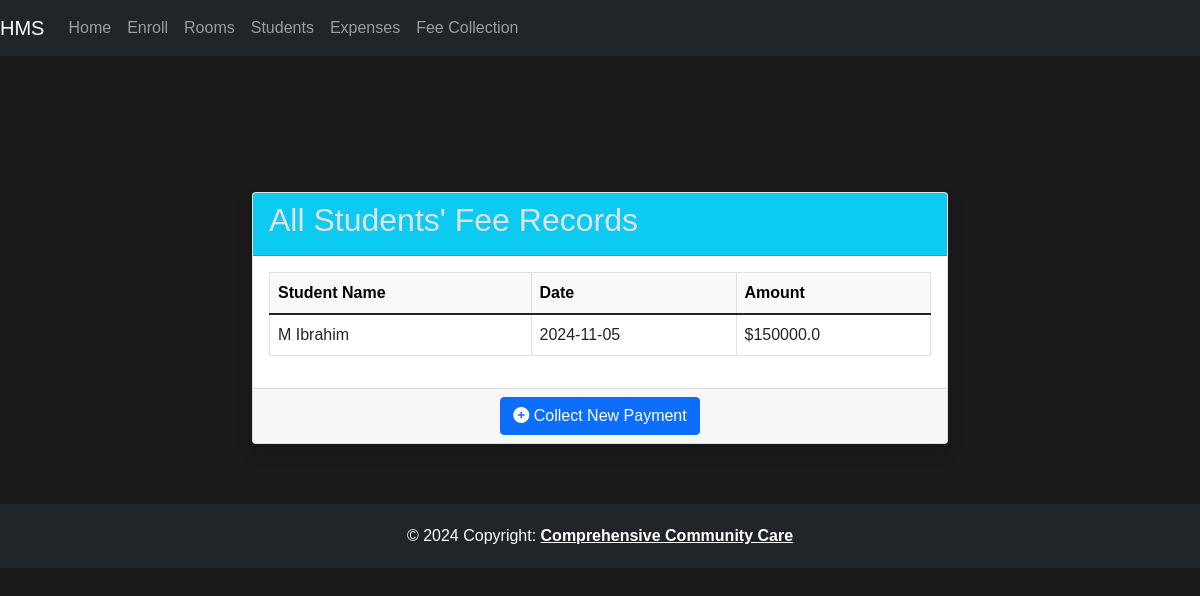
/all_fee_records (signed in), run on an earlier commit of the app's database.
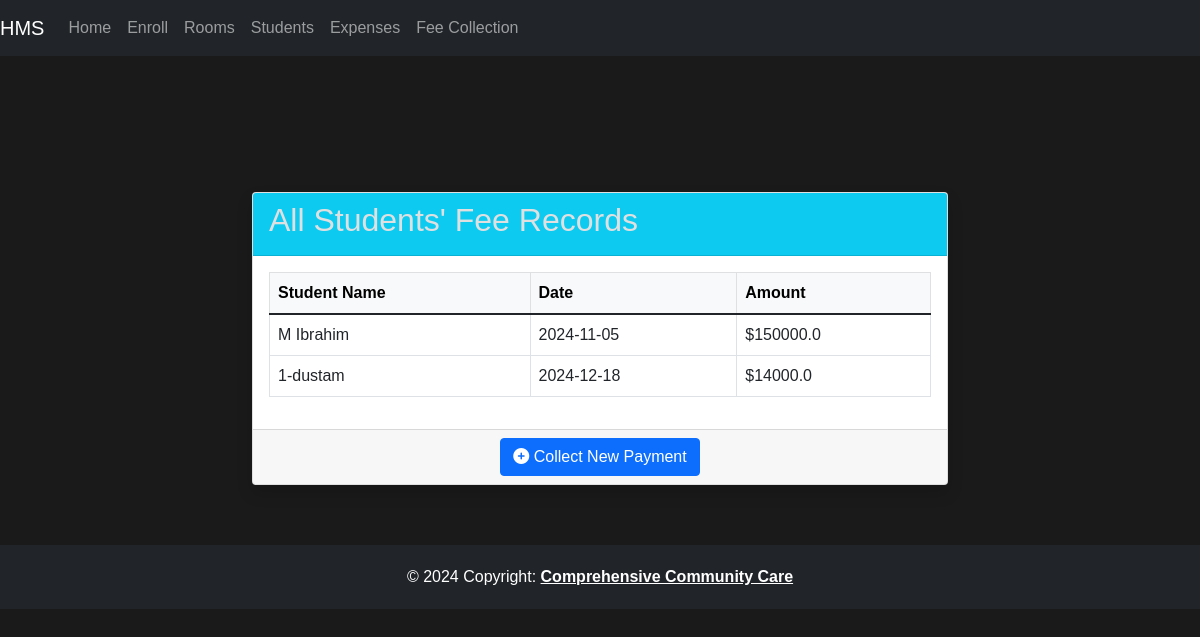
And on a later commit of the database.
### models.py (models this page shows)
class FeeRecord(db.Model):
    id = db.Column(db.Integer, primary_key=True)
    student_id = db.Column(db.Integer, db.ForeignKey('student.id'), nullable=False)
    amount = db.Column(db.Float, nullable=False)
    date_paid = db.Column(db.Date, default=datetime.utcnow)
    student = db.relationship('Student', back_populates='fee_records')

class Student(db.Model):
    id = db.Column(db.Integer, primary_key=True)
    name = db.Column(db.String(100), nullable=False)
    fee = db.Column(db.Float, nullable=False, server_default='0')
    picture = db.Column(db.String(100), nullable=True)
    room_id = db.Column(db.Integer, db.ForeignKey('room.id'), nullable=False)
    fee_records = db.relationship('FeeRecord', back_populates='student', cascade="all, delete-orphan")

### app.py (the view)
@app.route('/all_fee_records')
@login_required
def view_all_fee_records():
    fee_records = FeeRecord.query.join(Student).all()
    return render_template('view_all_fee_records.html', fee_records=fee_records)

### app.py (called while the page is built)
@login_manager.user_loader
def load_user(user_id):
    return Admin.query.get(int(user_id))

### templates/view_all_fee_records.html (shortened to what this page needs)
{% extends 'base.html' %}
{% block content %}
<div class="container mt-5">
    <div class="card shadow">
        <div class="card-header bg-info text-white">
            <h2 class="card-title">All Students' Fee Records</h2>
        </div>
        <div class="card-body">
            {% if fee_records %}
                <table class="table table-hover table-bordered">
                    <thead class="table-light">
                        <tr>
                            <th scope="col">Student Name</th>
                            <th scope="col">Date</th>
                            <th scope="col">Amount</th>
                        </tr>
                    </thead>
                    <tbody>
                        {% for record in fee_records %}
                        <tr>
                            <td>{{ record.student.name }}</td>
                            <td>{{ record.date_paid.strftime('%Y-%m-%d') }}</td>
                            <td>${{ record.amount | round(2) }}</td>
                        </tr>
                        {% endfor %}
                    </tbody>
                </table>
            {% else %}
                <p class="text-muted">No fee records available.</p>
            {% endif %}
        </div>
        <div class="card-footer text-center">
            <a href="{{ url_for('collect_fee') }}" class="btn btn-primary">
                <i class="fas fa-plus-circle"></i> Collect New Payment
            </a>
        </div>
    </div>
</div>
{% endblock %}

### templates/base.html (shortened to what this page needs)
<!DOCTYPE html>
<html lang="en">
<head>
    <link href="https://cdn.jsdelivr.net/npm/bootstrap@5.1.3/dist/css/bootstrap.min.css" rel="stylesheet">
    <link rel="stylesheet" href="{{ url_for('static', filename='style.css') }}">
</head>
<body>
    <nav class="navbar navbar-expand-lg navbar-dark bg-dark">
      <a class="navbar-brand" href="{{ url_for('home') }}">HMS</a>
      <div class="collapse navbar-collapse" id="navbarNav">
          <ul class="navbar-nav">
              <li class="nav-item active"><a class="nav-link" href="{{ url_for('home') }}">Home</a></li>
              <li class="nav-item"><a class="nav-link" href="{{ url_for('enroll') }}">Enroll</a></li>
              <li class="nav-item"><a class="nav-link" href="{{ url_for('rooms') }}">Rooms</a></li>
              <li class="nav-item"><a class="nav-link" href="{{ url_for('students') }}">Students</a></li>
              <li class="nav-item"><a class="nav-link" href="{{ url_for('expenses') }}">Expenses</a></li>
              <li class="nav-item"><a class="nav-link" href="{{ url_for('collect_fee') }}">Fee Collection</a></li>
          </ul>
      </div>
    </nav>
    <div class="container mt-5">
        {% block content %}{% endblock %}
    </div>
    <footer class="footer bg-dark text-white">
        <div class="text-center  bg-dark">
            © 2024 Copyright:
            <a class="text-reset fw-bold" href="https://github.com/Ctoic">Comprehensive Community Care</a>
        </div>
    </footer>
</body>
</html>

### static/style.css (style rules this page uses)
body { font-family: Arial, sans-serif; background-color: #1a1a1a; color: white; margin: 0; padding: 0; }
h1, h2, h3, h4, h5, h6 { color: #e0e0e0; }
.container { width: 80%; margin: 0 auto; padding: 20px; }
footer { background-color: #333; color: white; text-align: center; padding: 20px 0; margin-top: 20px; }

What changed in the data, as far as the page shows it:
added FeeRecord: student.name "1-dustam", date_paid "2024-12-18", amount "14000.0"
